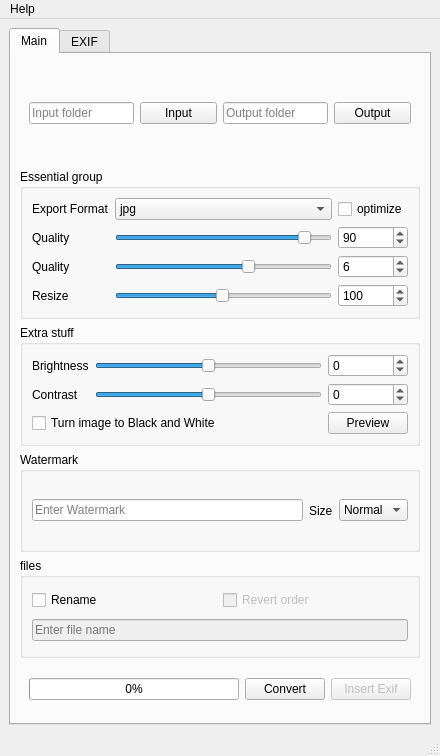
<?xml version="1.0" encoding="UTF-8"?>
<ui version="4.0">
 <class>MainWindow</class>
 <widget class="QMainWindow" name="MainWindow">
  <property name="windowModality">
   <enum>Qt::NonModal</enum>
  </property>
  <property name="geometry">
   <rect>
    <x>0</x>
    <y>0</y>
    <width>440</width>
    <height>756</height>
   </rect>
  </property>
  <property name="minimumSize">
   <size>
    <width>350</width>
    <height>677</height>
   </size>
  </property>
  <property name="maximumSize">
   <size>
    <width>1000</width>
    <height>1000</height>
   </size>
  </property>
  <property name="windowTitle">
   <string>OptimaLab35</string>
  </property>
  <widget class="QWidget" name="centralwidget">
   <layout class="QGridLayout" name="gridLayout">
    <item row="0" column="0">
     <widget class="QTabWidget" name="tabWidget">
      <property name="maximumSize">
       <size>
        <width>500</width>
        <height>16777215</height>
       </size>
      </property>
      <property name="currentIndex">
       <number>0</number>
      </property>
      <widget class="QWidget" name="tab_1">
       <attribute name="title">
        <string>Main</string>
       </attribute>
       <layout class="QVBoxLayout" name="verticalLayout_10">
        <item>
         <widget class="QFrame" name="folder_group">
          <property name="maximumSize">
           <size>
            <width>400</width>
            <height>16777215</height>
           </size>
          </property>
          <layout class="QGridLayout" name="gridLayout_5">
           <item row="0" column="1">
            <widget class="QPushButton" name="input_folder_button">
             <property name="minimumSize">
              <size>
               <width>70</width>
               <height>0</height>
              </size>
             </property>
             <property name="text">
              <string extracomment="Comment?">Input</string>
             </property>
             <property name="flat">
              <bool>false</bool>
             </property>
            </widget>
           </item>
           <item row="0" column="2">
            <widget class="QLineEdit" name="output_path">
             <property name="text">
              <string/>
             </property>
             <property name="placeholderText">
              <string>Output folder</string>
             </property>
            </widget>
           </item>
           <item row="0" column="0">
            <widget class="QLineEdit" name="input_path">
             <property name="text">
              <string/>
             </property>
             <property name="placeholderText">
              <string>Input folder</string>
             </property>
            </widget>
           </item>
           <item row="0" column="3">
            <widget class="QPushButton" name="output_folder_button">
             <property name="minimumSize">
              <size>
               <width>70</width>
               <height>0</height>
              </size>
             </property>
             <property name="text">
              <string>Output</string>
             </property>
            </widget>
           </item>
          </layout>
         </widget>
        </item>
        <item>
         <widget class="QGroupBox" name="groupBox">
          <property name="maximumSize">
           <size>
            <width>400</width>
            <height>16777215</height>
           </size>
          </property>
          <property name="title">
           <string>Essential group</string>
          </property>
          <layout class="QGridLayout" name="gridLayout_4">
           <item row="4" column="0">
            <widget class="QLabel" name="quality_label_2">
             <property name="text">
              <string>Quality</string>
             </property>
            </widget>
           </item>
           <item row="3" column="3">
            <widget class="QSpinBox" name="jpg_quality_spinBox">
             <property name="minimum">
              <number>1</number>
             </property>
             <property name="maximum">
              <number>100</number>
             </property>
             <property name="value">
              <number>90</number>
             </property>
            </widget>
           </item>
           <item row="0" column="0">
            <widget class="QLabel" name="label_11">
             <property name="text">
              <string>Export Format</string>
             </property>
            </widget>
           </item>
           <item row="0" column="3">
            <widget class="QCheckBox" name="optimize_checkBox">
             <property name="text">
              <string>optimize</string>
             </property>
            </widget>
           </item>
           <item row="4" column="2">
            <widget class="QSlider" name="png_quality_Slider">
             <property name="minimum">
              <number>1</number>
             </property>
             <property name="maximum">
              <number>9</number>
             </property>
             <property name="pageStep">
              <number>1</number>
             </property>
             <property name="sliderPosition">
              <number>6</number>
             </property>
             <property name="orientation">
              <enum>Qt::Horizontal</enum>
             </property>
            </widget>
           </item>
           <item row="4" column="3">
            <widget class="QSpinBox" name="png_quality_spinBox">
             <property name="enabled">
              <bool>true</bool>
             </property>
             <property name="minimum">
              <number>1</number>
             </property>
             <property name="maximum">
              <number>9</number>
             </property>
             <property name="value">
              <number>6</number>
             </property>
            </widget>
           </item>
           <item row="3" column="0">
            <widget class="QLabel" name="quality_label_1">
             <property name="text">
              <string>Quality</string>
             </property>
            </widget>
           </item>
           <item row="0" column="2">
            <widget class="QComboBox" name="image_type">
             <item>
              <property name="text">
               <string notr="true">jpg</string>
              </property>
             </item>
             <item>
              <property name="text">
               <string notr="true">png</string>
              </property>
             </item>
             <item>
              <property name="text">
               <string notr="true">webp</string>
              </property>
             </item>
            </widget>
           </item>
           <item row="3" column="2">
            <widget class="QSlider" name="jpg_quality_Slider">
             <property name="minimum">
              <number>1</number>
             </property>
             <property name="maximum">
              <number>100</number>
             </property>
             <property name="sliderPosition">
              <number>90</number>
             </property>
             <property name="orientation">
              <enum>Qt::Horizontal</enum>
             </property>
            </widget>
           </item>
           <item row="5" column="0">
            <widget class="QLabel" name="label_13">
             <property name="text">
              <string>Resize</string>
             </property>
            </widget>
           </item>
           <item row="5" column="2">
            <widget class="QSlider" name="resize_Slider">
             <property name="minimum">
              <number>1</number>
             </property>
             <property name="maximum">
              <number>200</number>
             </property>
             <property name="value">
              <number>100</number>
             </property>
             <property name="orientation">
              <enum>Qt::Horizontal</enum>
             </property>
            </widget>
           </item>
           <item row="5" column="3">
            <widget class="QSpinBox" name="resize_spinBox">
             <property name="enabled">
              <bool>true</bool>
             </property>
             <property name="minimum">
              <number>1</number>
             </property>
             <property name="maximum">
              <number>200</number>
             </property>
             <property name="singleStep">
              <number>1</number>
             </property>
             <property name="value">
              <number>100</number>
             </property>
            </widget>
           </item>
          </layout>
         </widget>
        </item>
        <item>
         <widget class="QGroupBox" name="groupBox_2">
          <property name="maximumSize">
           <size>
            <width>400</width>
            <height>16777215</height>
           </size>
          </property>
          <property name="mouseTracking">
           <bool>false</bool>
          </property>
          <property name="title">
           <string>Extra stuff</string>
          </property>
          <layout class="QGridLayout" name="gridLayout_3">
           <item row="1" column="0">
            <widget class="QLabel" name="label_9">
             <property name="text">
              <string>Brightness</string>
             </property>
            </widget>
           </item>
           <item row="1" column="1">
            <widget class="QSlider" name="brightness_horizontalSlider">
             <property name="minimum">
              <number>-100</number>
             </property>
             <property name="maximum">
              <number>100</number>
             </property>
             <property name="orientation">
              <enum>Qt::Horizontal</enum>
             </property>
            </widget>
           </item>
           <item row="1" column="2">
            <widget class="QSpinBox" name="brightness_spinBox">
             <property name="enabled">
              <bool>true</bool>
             </property>
             <property name="minimum">
              <number>-100</number>
             </property>
             <property name="maximum">
              <number>100</number>
             </property>
             <property name="value">
              <number>0</number>
             </property>
            </widget>
           </item>
           <item row="4" column="2">
            <widget class="QSpinBox" name="contrast_spinBox">
             <property name="enabled">
              <bool>true</bool>
             </property>
             <property name="minimum">
              <number>-100</number>
             </property>
             <property name="maximum">
              <number>100</number>
             </property>
             <property name="value">
              <number>0</number>
             </property>
            </widget>
           </item>
           <item row="4" column="0">
            <widget class="QLabel" name="label_10">
             <property name="text">
              <string>Contrast</string>
             </property>
            </widget>
           </item>
           <item row="4" column="1">
            <widget class="QSlider" name="contrast_horizontalSlider">
             <property name="minimum">
              <number>-100</number>
             </property>
             <property name="maximum">
              <number>100</number>
             </property>
             <property name="orientation">
              <enum>Qt::Horizontal</enum>
             </property>
            </widget>
           </item>
           <item row="5" column="0" colspan="2">
            <widget class="QCheckBox" name="grayscale_checkBox">
             <property name="text">
              <string>Turn image to Black and White</string>
             </property>
            </widget>
           </item>
           <item row="5" column="2">
            <widget class="QPushButton" name="preview_Button">
             <property name="text">
              <string>Preview</string>
             </property>
            </widget>
           </item>
          </layout>
         </widget>
        </item>
        <item>
         <widget class="QGroupBox" name="groupBox_3">
          <property name="enabled">
           <bool>true</bool>
          </property>
          <property name="title">
           <string>Watermark</string>
          </property>
          <property name="flat">
           <bool>false</bool>
          </property>
          <property name="checkable">
           <bool>false</bool>
          </property>
          <property name="checked">
           <bool>false</bool>
          </property>
          <layout class="QHBoxLayout" name="horizontalLayout_5">
           <item>
            <widget class="QLineEdit" name="watermark_lineEdit">
             <property name="enabled">
              <bool>true</bool>
             </property>
             <property name="text">
              <string/>
             </property>
             <property name="placeholderText">
              <string>Enter Watermark</string>
             </property>
            </widget>
           </item>
           <item>
            <widget class="QLabel" name="label_12">
             <property name="text">
              <string>Size</string>
             </property>
            </widget>
           </item>
           <item>
            <widget class="QComboBox" name="font_size_comboBox">
             <property name="currentText">
              <string>Normal</string>
             </property>
             <property name="currentIndex">
              <number>2</number>
             </property>
             <item>
              <property name="text">
               <string>Tiny</string>
              </property>
             </item>
             <item>
              <property name="text">
               <string>Small</string>
              </property>
             </item>
             <item>
              <property name="text">
               <string>Normal</string>
              </property>
             </item>
             <item>
              <property name="text">
               <string>Large</string>
              </property>
             </item>
             <item>
              <property name="text">
               <string>Huge</string>
              </property>
             </item>
            </widget>
           </item>
          </layout>
         </widget>
        </item>
        <item>
         <widget class="QGroupBox" name="rename_group">
          <property name="maximumSize">
           <size>
            <width>400</width>
            <height>16777215</height>
           </size>
          </property>
          <property name="title">
           <string>files</string>
          </property>
          <layout class="QGridLayout" name="gridLayout_6">
           <item row="0" column="0">
            <widget class="QCheckBox" name="rename_checkbox">
             <property name="text">
              <string>Rename</string>
             </property>
            </widget>
           </item>
           <item row="0" column="1">
            <widget class="QCheckBox" name="revert_checkbox">
             <property name="enabled">
              <bool>false</bool>
             </property>
             <property name="text">
              <string>Revert order</string>
             </property>
            </widget>
           </item>
           <item row="1" column="0" colspan="2">
            <widget class="QLineEdit" name="filename">
             <property name="enabled">
              <bool>false</bool>
             </property>
             <property name="text">
              <string/>
             </property>
             <property name="placeholderText">
              <string>Enter file name</string>
             </property>
            </widget>
           </item>
          </layout>
         </widget>
        </item>
        <item>
         <widget class="QWidget" name="widget_9" native="true">
          <property name="maximumSize">
           <size>
            <width>400</width>
            <height>50</height>
           </size>
          </property>
          <layout class="QHBoxLayout" name="horizontalLayout_3">
           <item>
            <widget class="QProgressBar" name="progressBar">
             <property name="enabled">
              <bool>true</bool>
             </property>
             <property name="value">
              <number>0</number>
             </property>
            </widget>
           </item>
           <item>
            <widget class="QPushButton" name="start_button">
             <property name="enabled">
              <bool>true</bool>
             </property>
             <property name="text">
              <string>Convert</string>
             </property>
            </widget>
           </item>
           <item>
            <widget class="QPushButton" name="insert_exif_Button">
             <property name="enabled">
              <bool>false</bool>
             </property>
             <property name="text">
              <string>Insert Exif</string>
             </property>
            </widget>
           </item>
          </layout>
         </widget>
        </item>
       </layout>
      </widget>
      <widget class="QWidget" name="tab_2">
       <attribute name="title">
        <string>EXIF</string>
       </attribute>
       <layout class="QVBoxLayout" name="verticalLayout_9">
        <item>
         <widget class="QGroupBox" name="exif_group">
          <property name="title">
           <string>EXIF EXPERIMENTAL</string>
          </property>
          <layout class="QHBoxLayout" name="horizontalLayout">
           <item>
            <widget class="QCheckBox" name="exif_checkbox">
             <property name="enabled">
              <bool>true</bool>
             </property>
             <property name="text">
              <string>own exif</string>
             </property>
            </widget>
           </item>
           <item>
            <widget class="QCheckBox" name="exif_copy_checkBox">
             <property name="text">
              <string>copy exif</string>
             </property>
            </widget>
           </item>
           <item>
            <widget class="QPushButton" name="edit_exif_button">
             <property name="enabled">
              <bool>true</bool>
             </property>
             <property name="text">
              <string>Edit Exif</string>
             </property>
            </widget>
           </item>
          </layout>
         </widget>
        </item>
        <item>
         <widget class="QGroupBox" name="exif_options_group">
          <property name="enabled">
           <bool>false</bool>
          </property>
          <property name="title">
           <string>Must</string>
          </property>
          <layout class="QGridLayout" name="gridLayout_7">
           <item row="3" column="0">
            <widget class="QWidget" name="widget_7" native="true">
             <layout class="QVBoxLayout" name="verticalLayout_7">
              <item>
               <widget class="QLabel" name="label_7">
                <property name="text">
                 <string>Artist</string>
                </property>
               </widget>
              </item>
              <item>
               <widget class="QComboBox" name="artist_comboBox"/>
              </item>
             </layout>
            </widget>
           </item>
           <item row="1" column="1">
            <widget class="QWidget" name="widget_4" native="true">
             <layout class="QVBoxLayout" name="verticalLayout_4">
              <item>
               <widget class="QLabel" name="label_4">
                <property name="text">
                 <string>ISO</string>
                </property>
               </widget>
              </item>
              <item>
               <widget class="QComboBox" name="iso_comboBox"/>
              </item>
             </layout>
            </widget>
           </item>
           <item row="2" column="1">
            <widget class="QWidget" name="widget_6" native="true">
             <layout class="QVBoxLayout" name="verticalLayout_6">
              <item>
               <widget class="QLabel" name="label_6">
                <property name="text">
                 <string>Scanner</string>
                </property>
               </widget>
              </item>
              <item>
               <widget class="QComboBox" name="user_comment_comboBox"/>
              </item>
             </layout>
            </widget>
           </item>
           <item row="1" column="0">
            <widget class="QWidget" name="widget_2" native="true">
             <layout class="QVBoxLayout" name="verticalLayout_2">
              <item>
               <widget class="QLabel" name="label_2">
                <property name="text">
                 <string>Lens</string>
                </property>
               </widget>
              </item>
              <item>
               <widget class="QComboBox" name="lens_comboBox"/>
              </item>
             </layout>
            </widget>
           </item>
           <item row="2" column="0">
            <widget class="QWidget" name="widget_5" native="true">
             <layout class="QVBoxLayout" name="verticalLayout_5">
              <item>
               <widget class="QLabel" name="label_5">
                <property name="text">
                 <string>Film</string>
                </property>
               </widget>
              </item>
              <item>
               <widget class="QComboBox" name="image_description_comboBox"/>
              </item>
             </layout>
            </widget>
           </item>
           <item row="0" column="0">
            <widget class="QWidget" name="widget" native="true">
             <layout class="QVBoxLayout" name="verticalLayout">
              <item>
               <widget class="QLabel" name="label">
                <property name="text">
                 <string>Make</string>
                </property>
               </widget>
              </item>
              <item>
               <widget class="QComboBox" name="make_comboBox">
                <property name="currentText">
                 <string/>
                </property>
                <property name="placeholderText">
                 <string/>
                </property>
               </widget>
              </item>
             </layout>
            </widget>
           </item>
           <item row="0" column="1">
            <widget class="QWidget" name="widget_3" native="true">
             <layout class="QVBoxLayout" name="verticalLayout_3">
              <item>
               <widget class="QLabel" name="label_3">
                <property name="text">
                 <string>Model</string>
                </property>
               </widget>
              </item>
              <item>
               <widget class="QComboBox" name="model_comboBox"/>
              </item>
             </layout>
            </widget>
           </item>
           <item row="3" column="1">
            <widget class="QWidget" name="widget_8" native="true">
             <layout class="QVBoxLayout" name="verticalLayout_8">
              <item>
               <widget class="QLabel" name="label_8">
                <property name="text">
                 <string>Copyright</string>
                </property>
               </widget>
              </item>
              <item>
               <widget class="QComboBox" name="copyright_info_comboBox"/>
              </item>
             </layout>
            </widget>
           </item>
          </layout>
         </widget>
        </item>
        <item>
         <widget class="QGroupBox" name="gps_groupBox">
          <property name="enabled">
           <bool>false</bool>
          </property>
          <property name="title">
           <string>GPS</string>
          </property>
          <layout class="QHBoxLayout" name="horizontalLayout_4">
           <item>
            <widget class="QCheckBox" name="gps_checkBox">
             <property name="text">
              <string>add gps</string>
             </property>
            </widget>
           </item>
           <item>
            <widget class="QLineEdit" name="lat_lineEdit">
             <property name="enabled">
              <bool>false</bool>
             </property>
             <property name="text">
              <string/>
             </property>
             <property name="maxLength">
              <number>8</number>
             </property>
             <property name="placeholderText">
              <string>xx.xxxxxx latitude</string>
             </property>
            </widget>
           </item>
           <item>
            <widget class="QLineEdit" name="long_lineEdit">
             <property name="enabled">
              <bool>false</bool>
             </property>
             <property name="text">
              <string/>
             </property>
             <property name="maxLength">
              <number>8</number>
             </property>
             <property name="placeholderText">
              <string>xx.xxxxxx longitude</string>
             </property>
            </widget>
           </item>
          </layout>
         </widget>
        </item>
        <item>
         <widget class="QGroupBox" name="date_groupBox">
          <property name="enabled">
           <bool>false</bool>
          </property>
          <property name="title">
           <string>Optional</string>
          </property>
          <layout class="QHBoxLayout" name="horizontalLayout_2">
           <item>
            <widget class="QCheckBox" name="add_date_checkBox">
             <property name="text">
              <string>add date</string>
             </property>
            </widget>
           </item>
           <item>
            <widget class="QDateEdit" name="dateEdit">
             <property name="enabled">
              <bool>false</bool>
             </property>
             <property name="dateTime">
              <datetime>
               <hour>0</hour>
               <minute>0</minute>
               <second>0</second>
               <year>2025</year>
               <month>1</month>
               <day>1</day>
              </datetime>
             </property>
            </widget>
           </item>
          </layout>
         </widget>
        </item>
       </layout>
      </widget>
     </widget>
    </item>
   </layout>
  </widget>
  <widget class="QStatusBar" name="statusBar"/>
  <widget class="QMenuBar" name="menuBar">
   <property name="geometry">
    <rect>
     <x>0</x>
     <y>0</y>
     <width>440</width>
     <height>27</height>
    </rect>
   </property>
   <widget class="QMenu" name="menuHelp">
    <property name="title">
     <string>Help</string>
    </property>
    <addaction name="actionAbout"/>
   </widget>
   <addaction name="menuHelp"/>
  </widget>
  <action name="actionInfo">
   <property name="text">
    <string>About</string>
   </property>
  </action>
  <action name="actionPreview">
   <property name="text">
    <string>Preview image</string>
   </property>
  </action>
  <action name="actionAbout">
   <property name="text">
    <string>About</string>
   </property>
  </action>
 </widget>
 <resources/>
 <connections>
  <connection>
   <sender>rename_checkbox</sender>
   <signal>toggled(bool)</signal>
   <receiver>filename</receiver>
   <slot>setEnabled(bool)</slot>
   <hints>
    <hint type="sourcelabel">
     <x>105</x>
     <y>522</y>
    </hint>
    <hint type="destinationlabel">
     <x>182</x>
     <y>560</y>
    </hint>
   </hints>
  </connection>
  <connection>
   <sender>exif_checkbox</sender>
   <signal>toggled(bool)</signal>
   <receiver>exif_options_group</receiver>
   <slot>setEnabled(bool)</slot>
   <hints>
    <hint type="sourcelabel">
     <x>130</x>
     <y>105</y>
    </hint>
    <hint type="destinationlabel">
     <x>236</x>
     <y>328</y>
    </hint>
   </hints>
  </connection>
  <connection>
   <sender>jpg_quality_Slider</sender>
   <signal>valueChanged(int)</signal>
   <receiver>jpg_quality_spinBox</receiver>
   <slot>setValue(int)</slot>
   <hints>
    <hint type="sourcelabel">
     <x>218</x>
     <y>289</y>
    </hint>
    <hint type="destinationlabel">
     <x>380</x>
     <y>289</y>
    </hint>
   </hints>
  </connection>
  <connection>
   <sender>exif_copy_checkBox</sender>
   <signal>toggled(bool)</signal>
   <receiver>exif_checkbox</receiver>
   <slot>setDisabled(bool)</slot>
   <hints>
    <hint type="sourcelabel">
     <x>332</x>
     <y>105</y>
    </hint>
    <hint type="destinationlabel">
     <x>130</x>
     <y>105</y>
    </hint>
   </hints>
  </connection>
  <connection>
   <sender>exif_checkbox</sender>
   <signal>toggled(bool)</signal>
   <receiver>exif_copy_checkBox</receiver>
   <slot>setDisabled(bool)</slot>
   <hints>
    <hint type="sourcelabel">
     <x>130</x>
     <y>105</y>
    </hint>
    <hint type="destinationlabel">
     <x>332</x>
     <y>105</y>
    </hint>
   </hints>
  </connection>
  <connection>
   <sender>resize_spinBox</sender>
   <signal>valueChanged(int)</signal>
   <receiver>resize_Slider</receiver>
   <slot>setValue(int)</slot>
   <hints>
    <hint type="sourcelabel">
     <x>380</x>
     <y>252</y>
    </hint>
    <hint type="destinationlabel">
     <x>218</x>
     <y>252</y>
    </hint>
   </hints>
  </connection>
  <connection>
   <sender>png_quality_spinBox</sender>
   <signal>valueChanged(int)</signal>
   <receiver>png_quality_Slider</receiver>
   <slot>setValue(int)</slot>
   <hints>
    <hint type="sourcelabel">
     <x>380</x>
     <y>326</y>
    </hint>
    <hint type="destinationlabel">
     <x>218</x>
     <y>326</y>
    </hint>
   </hints>
  </connection>
  <connection>
   <sender>contrast_horizontalSlider</sender>
   <signal>valueChanged(int)</signal>
   <receiver>contrast_spinBox</receiver>
   <slot>setValue(int)</slot>
   <hints>
    <hint type="sourcelabel">
     <x>187</x>
     <y>458</y>
    </hint>
    <hint type="destinationlabel">
     <x>378</x>
     <y>458</y>
    </hint>
   </hints>
  </connection>
  <connection>
   <sender>resize_Slider</sender>
   <signal>valueChanged(int)</signal>
   <receiver>resize_spinBox</receiver>
   <slot>setValue(int)</slot>
   <hints>
    <hint type="sourcelabel">
     <x>218</x>
     <y>252</y>
    </hint>
    <hint type="destinationlabel">
     <x>380</x>
     <y>252</y>
    </hint>
   </hints>
  </connection>
  <connection>
   <sender>brightness_horizontalSlider</sender>
   <signal>valueChanged(int)</signal>
   <receiver>brightness_spinBox</receiver>
   <slot>setValue(int)</slot>
   <hints>
    <hint type="sourcelabel">
     <x>187</x>
     <y>393</y>
    </hint>
    <hint type="destinationlabel">
     <x>378</x>
     <y>393</y>
    </hint>
   </hints>
  </connection>
  <connection>
   <sender>exif_checkbox</sender>
   <signal>toggled(bool)</signal>
   <receiver>date_groupBox</receiver>
   <slot>setEnabled(bool)</slot>
   <hints>
    <hint type="sourcelabel">
     <x>126</x>
     <y>103</y>
    </hint>
    <hint type="destinationlabel">
     <x>224</x>
     <y>589</y>
    </hint>
   </hints>
  </connection>
  <connection>
   <sender>png_quality_Slider</sender>
   <signal>valueChanged(int)</signal>
   <receiver>png_quality_spinBox</receiver>
   <slot>setValue(int)</slot>
   <hints>
    <hint type="sourcelabel">
     <x>218</x>
     <y>326</y>
    </hint>
    <hint type="destinationlabel">
     <x>380</x>
     <y>326</y>
    </hint>
   </hints>
  </connection>
  <connection>
   <sender>gps_checkBox</sender>
   <signal>toggled(bool)</signal>
   <receiver>lat_lineEdit</receiver>
   <slot>setEnabled(bool)</slot>
   <hints>
    <hint type="sourcelabel">
     <x>72</x>
     <y>547</y>
    </hint>
    <hint type="destinationlabel">
     <x>192</x>
     <y>547</y>
    </hint>
   </hints>
  </connection>
  <connection>
   <sender>exif_checkbox</sender>
   <signal>toggled(bool)</signal>
   <receiver>insert_exif_Button</receiver>
   <slot>setEnabled(bool)</slot>
   <hints>
    <hint type="sourcelabel">
     <x>92</x>
     <y>130</y>
    </hint>
    <hint type="destinationlabel">
     <x>369</x>
     <y>684</y>
    </hint>
   </hints>
  </connection>
  <connection>
   <sender>gps_checkBox</sender>
   <signal>toggled(bool)</signal>
   <receiver>long_lineEdit</receiver>
   <slot>setEnabled(bool)</slot>
   <hints>
    <hint type="sourcelabel">
     <x>72</x>
     <y>547</y>
    </hint>
    <hint type="destinationlabel">
     <x>344</x>
     <y>547</y>
    </hint>
   </hints>
  </connection>
  <connection>
   <sender>brightness_spinBox</sender>
   <signal>valueChanged(int)</signal>
   <receiver>brightness_horizontalSlider</receiver>
   <slot>setValue(int)</slot>
   <hints>
    <hint type="sourcelabel">
     <x>378</x>
     <y>393</y>
    </hint>
    <hint type="destinationlabel">
     <x>187</x>
     <y>393</y>
    </hint>
   </hints>
  </connection>
  <connection>
   <sender>resize_Slider</sender>
   <signal>valueChanged(int)</signal>
   <receiver>resize_spinBox</receiver>
   <slot>setValue(int)</slot>
   <hints>
    <hint type="sourcelabel">
     <x>218</x>
     <y>252</y>
    </hint>
    <hint type="destinationlabel">
     <x>380</x>
     <y>252</y>
    </hint>
   </hints>
  </connection>
  <connection>
   <sender>exif_checkbox</sender>
   <signal>toggled(bool)</signal>
   <receiver>gps_groupBox</receiver>
   <slot>setEnabled(bool)</slot>
   <hints>
    <hint type="sourcelabel">
     <x>94</x>
     <y>103</y>
    </hint>
    <hint type="destinationlabel">
     <x>224</x>
     <y>535</y>
    </hint>
   </hints>
  </connection>
  <connection>
   <sender>contrast_spinBox</sender>
   <signal>valueChanged(int)</signal>
   <receiver>contrast_horizontalSlider</receiver>
   <slot>setValue(int)</slot>
   <hints>
    <hint type="sourcelabel">
     <x>378</x>
     <y>458</y>
    </hint>
    <hint type="destinationlabel">
     <x>187</x>
     <y>458</y>
    </hint>
   </hints>
  </connection>
  <connection>
   <sender>add_date_checkBox</sender>
   <signal>toggled(bool)</signal>
   <receiver>dateEdit</receiver>
   <slot>setEnabled(bool)</slot>
   <hints>
    <hint type="sourcelabel">
     <x>94</x>
     <y>601</y>
    </hint>
    <hint type="destinationlabel">
     <x>224</x>
     <y>602</y>
    </hint>
   </hints>
  </connection>
  <connection>
   <sender>jpg_quality_spinBox</sender>
   <signal>valueChanged(int)</signal>
   <receiver>jpg_quality_Slider</receiver>
   <slot>setValue(int)</slot>
   <hints>
    <hint type="sourcelabel">
     <x>380</x>
     <y>289</y>
    </hint>
    <hint type="destinationlabel">
     <x>218</x>
     <y>289</y>
    </hint>
   </hints>
  </connection>
  <connection>
   <sender>rename_checkbox</sender>
   <signal>toggled(bool)</signal>
   <receiver>revert_checkbox</receiver>
   <slot>setEnabled(bool)</slot>
   <hints>
    <hint type="sourcelabel">
     <x>124</x>
     <y>592</y>
    </hint>
    <hint type="destinationlabel">
     <x>315</x>
     <y>592</y>
    </hint>
   </hints>
  </connection>
 </connections>
</ui>
